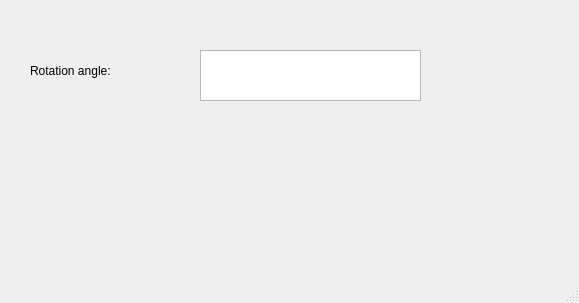
<?xml version="1.0" encoding="UTF-8"?>
<ui version="4.0">
 <class>MainWindow</class>
 <widget class="QMainWindow" name="MainWindow">
  <property name="geometry">
   <rect>
    <x>0</x>
    <y>0</y>
    <width>579</width>
    <height>303</height>
   </rect>
  </property>
  <property name="windowTitle">
   <string>MainWindow</string>
  </property>
  <widget class="QWidget" name="centralwidget">
   <widget class="QLabel" name="label">
    <property name="geometry">
     <rect>
      <x>30</x>
      <y>50</y>
      <width>161</width>
      <height>41</height>
     </rect>
    </property>
    <property name="text">
     <string>Rotation angle:</string>
    </property>
   </widget>
   <widget class="QTextBrowser" name="textBrowser">
    <property name="geometry">
     <rect>
      <x>200</x>
      <y>50</y>
      <width>221</width>
      <height>51</height>
     </rect>
    </property>
   </widget>
  </widget>
  <widget class="QMenuBar" name="menubar">
   <property name="geometry">
    <rect>
     <x>0</x>
     <y>0</y>
     <width>579</width>
     <height>26</height>
    </rect>
   </property>
  </widget>
  <widget class="QStatusBar" name="statusbar"/>
 </widget>
 <resources/>
 <connections/>
</ui>
